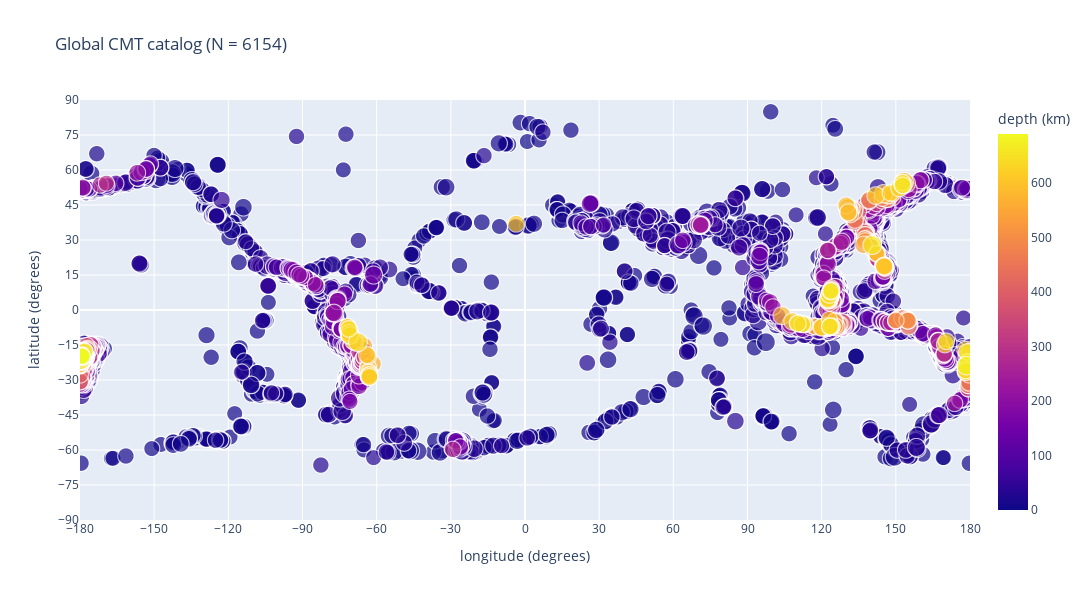

Write notebook code for a chart like this one.
### Code cell
fig = px.scatter(cmt_cat[mask], x="ep.lon", y="ep.lat", size="centroid.MW", color="ep.depth", width=1200, height=600, 
                     labels={"ep.lon":"longitude (degrees)", "ep.lat":"latitude (degrees)", "centroid.MW":"Mw",
                             "ep.depth":"depth (km)", "ep.timestamp":"origin time"}, 
                     hover_data=['ep.timestamp'], title="Global CMT catalog (N = %d)"%len(cmt_cat[mask]))
    
    
fig.update_xaxes(range=[-180, 180], tickvals=np.arange(-180,190,30))
fig.update_yaxes(range=[-90, 90], tickvals=np.arange(-90,100,15))
fig.show()

### Figure 1 — Plotly figure (JSON) as saved in the notebook; plotly's stock layout.template omitted (floating-point values rounded to 4 significant figures; data arrays with more than 128 entries replaced by an {"elided": "..."} marker saying what was removed)
{"data": [{"customdata": {"elided": "6154x1 str values"}, "hovertemplate": "longitude (degrees)=%{x}<br>latitude (degrees)=%{y}<br>Mw=%{marker.size}<br>origin time=%{customdata[0]}<br>depth (km)=%{marker.color}<extra></extra>", "legendgroup": "", "marker": {"color": {"elided": "6154 float values"}, "coloraxis": "coloraxis", "size": {"elided": "6154 float values"}, "sizemode": "area", "sizeref": 0.02275, "symbol": "circle"}, "mode": "markers", "name": "", "showlegend": false, "type": "scattergl", "x": {"elided": "6154 float values"}, "xaxis": "x", "y": {"elided": "6154 float values"}, "yaxis": "y"}], "layout": {"coloraxis": {"colorbar": {"title": {"text": "depth (km)"}}, "colorscale": [[0, "#0d0887"], [0.1111, "#46039f"], [0.2222, "#7201a8"], [0.3333, "#9c179e"], [0.4444, "#bd3786"], [0.5556, "#d8576b"], [0.6667, "#ed7953"], [0.7778, "#fb9f3a"], [0.8889, "#fdca26"], [1, "#f0f921"]]}, "dragmode": "zoom", "height": 600, "legend": {"itemsizing": "constant", "tracegroupgap": 0}, "title": {"text": "Global CMT catalog (N = 6154)"}, "width": 1200, "xaxis": {"anchor": "y", "domain": [0, 1], "range": [-180, 180], "tickvals": [-180, -150, -120, -90, -60, -30, 0, 30, 60, 90, 120, 150, 180], "title": {"text": "longitude (degrees)"}, "type": "linear"}, "yaxis": {"anchor": "x", "domain": [0, 1], "range": [-90, 90], "tickvals": [-90, -75, -60, -45, -30, -15, 0, 15, 30, 45, 60, 75, 90], "title": {"text": "latitude (degrees)"}, "type": "linear"}}}
